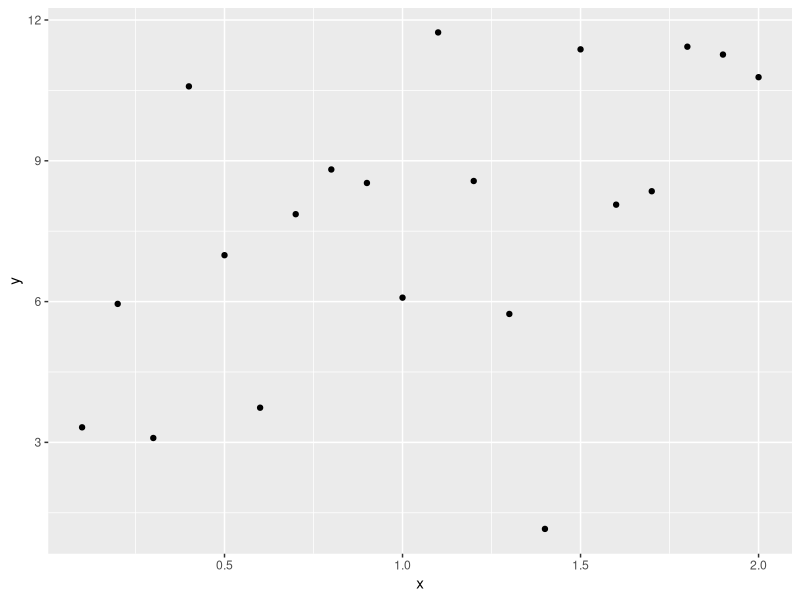
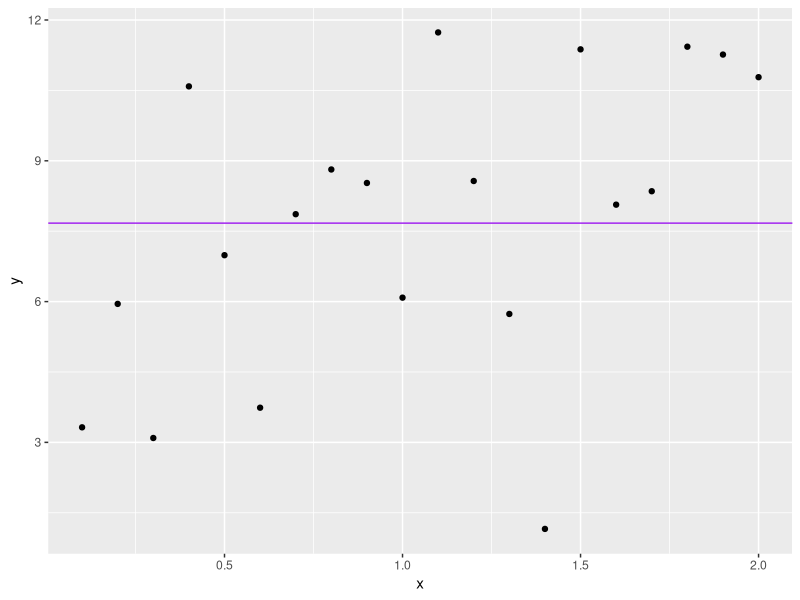
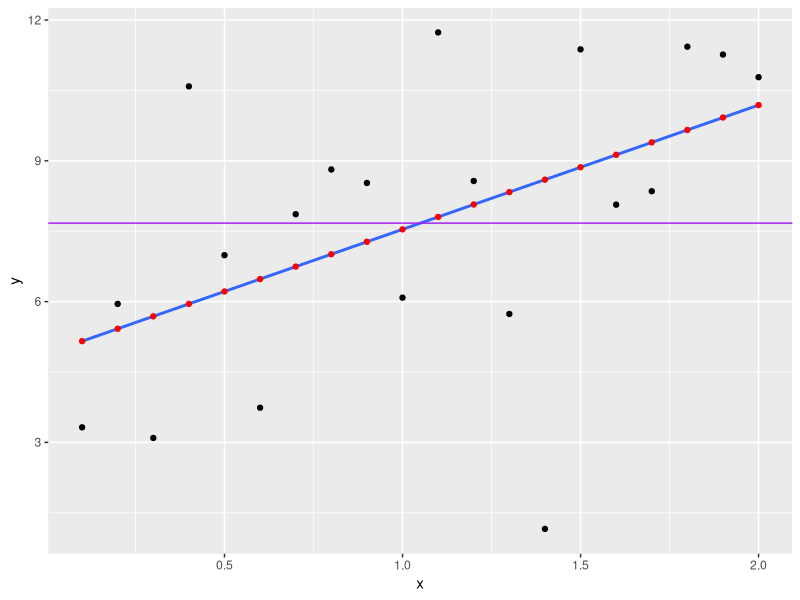

The R source for these figures, in order:
## ---- chunk 1
knitr::opts_chunk$set(echo=FALSE)
## ---- chunk 2
library(dplyr)
library(ggplot2)

x <- 1:20/10
sigma <- 3
set.seed(1)
y <- 5 + 2*x + rnorm(length(x), 0, sigma)

regr_data <- data.frame(x=x, y=y)

regr_lm <- lm(y ~ x, regr_data)

regr_data$fitted <- regr_lm$fitted.values
regr_data %>% 
  ggplot(aes(x=x, y=y)) + geom_point()
## ---- chunk 3
regr_data %>% 
  ggplot(aes(x=x, y=y)) + geom_point() + geom_hline(yintercept = mean(y), color="purple")
## ---- chunk 4
regr_data %>% 
  ggplot(aes(x=x, y=y)) + geom_point() + 
  stat_smooth(method="lm", se = FALSE) +
  geom_point(data=regr_data, aes(x=x, y=fitted), color="red") +
  geom_hline(yintercept = mean(y), color="purple")
## ---- chunk 5
anova(regr_lm)
## ---- chunk 6
summary(regr_lm)
